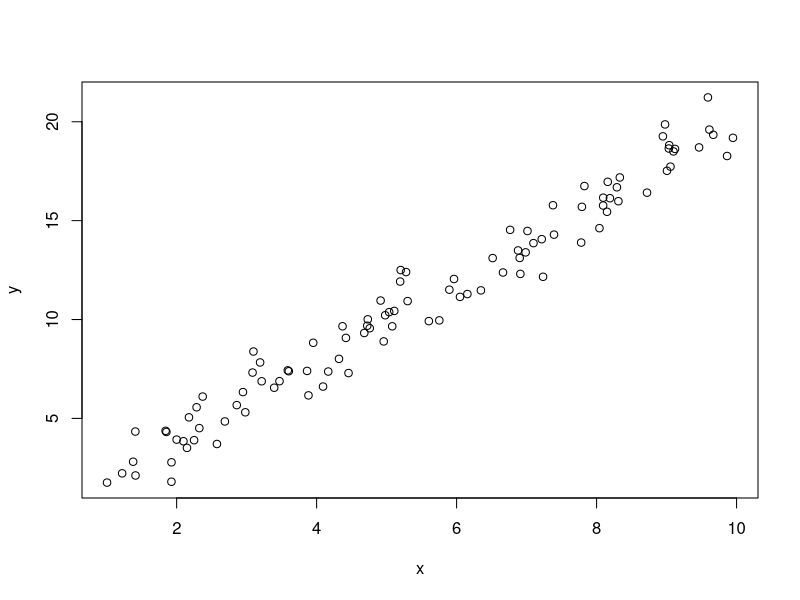
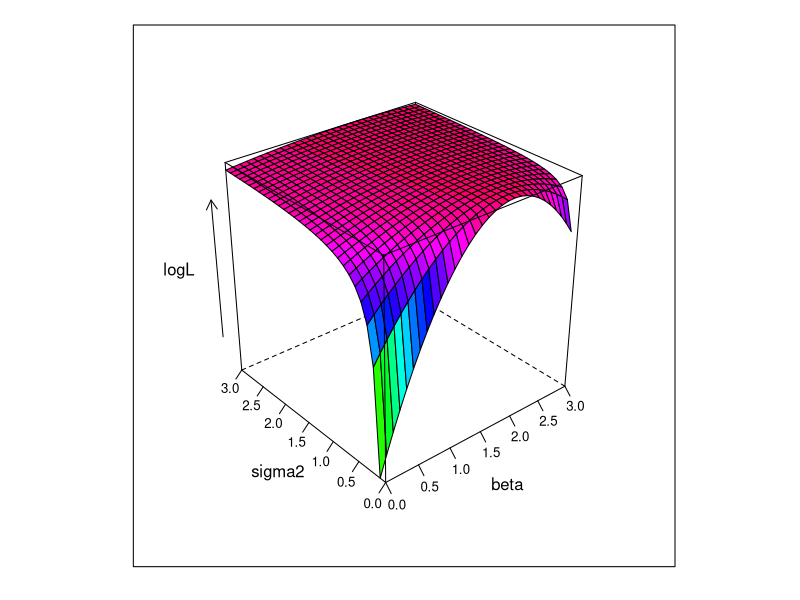

The R script that drew these images, in order:
# The true parameters
beta <- 2
sigma2 <- 1

# Generate dataset
set.seed(123)
data   <- data.frame(x = runif(100, 1, 10))
data$y <- beta*data$x + rnorm(100, 0, sigma2)
plot(data$x, data$y, xlab="x", ylab="y")

# Log-likelihood function
linear.lik <- function(theta, y, X){
  n      <- nrow(X)
  k      <- ncol(X)
  beta   <- theta[1:k]
  sigma2 <- theta[k+1]
  e      <- y - X%*%beta
  logl   <- -.5*n*log(2*pi) - .5*n*log(sigma2) - ((t(e) %*% e) / (2*sigma2))
  return(-logl)
}

# Plot of log-likelihood function for different values of beta and sigma2
surface <- list()
k <- 0
for(beta in seq(0, 3, 0.1)){
  for(sigma2 in seq(0, 3, 0.1)){
    k <- k + 1
    logL <- linear.lik(theta = c(0, beta, sigma2), y = data$y, X = cbind(1, data$x))
    surface[[k]] <- data.frame(beta = beta, sigma2 = sigma2, logL = -logL)
  }
}
surface <- do.call(rbind, surface)
library(lattice)
wireframe(logL ~ beta*sigma2,
          surface,
          colorkey=FALSE,
          drape=TRUE,
          scales = list(arrows = FALSE, z = list(arrows=TRUE)),
          col.regions = rainbow(100, s = 1, v = 1, start = 0, end = max(1,100 - 1)/100, alpha = 1))

# Find maximization points
linear.MLE <- nlm(f=linear.lik, p=c(1,1,1), hessian=TRUE, y=data$y, X=cbind(1, data$x))
linear.MLE$estimate
## [1] 0.001049617 1.990013519 0.920734469

summary(lm(y ~ x, data))
